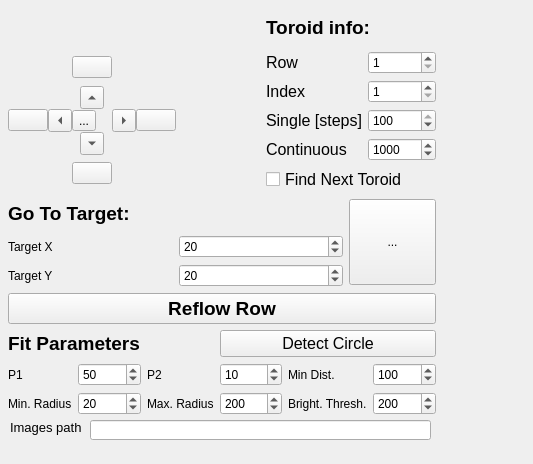
<?xml version="1.0" encoding="UTF-8"?>
<ui version="4.0">
 <class>Form</class>
 <widget class="QWidget" name="Form">
  <property name="geometry">
   <rect>
    <x>0</x>
    <y>0</y>
    <width>533</width>
    <height>464</height>
   </rect>
  </property>
  <property name="windowTitle">
   <string>Form</string>
  </property>
  <widget class="QLineEdit" name="lineEdit_filesPath">
   <property name="geometry">
    <rect>
     <x>90</x>
     <y>420</y>
     <width>341</width>
     <height>20</height>
    </rect>
   </property>
  </widget>
  <widget class="QLabel" name="label_filesPath">
   <property name="geometry">
    <rect>
     <x>10</x>
     <y>412</y>
     <width>121</width>
     <height>31</height>
    </rect>
   </property>
   <property name="font">
    <font>
     <pointsize>10</pointsize>
    </font>
   </property>
   <property name="text">
    <string>Images path</string>
   </property>
  </widget>
  <widget class="QWidget" name="layoutWidget">
   <property name="geometry">
    <rect>
     <x>0</x>
     <y>0</y>
     <width>436</width>
     <height>415</height>
    </rect>
   </property>
   <layout class="QVBoxLayout" name="verticalLayout">
    <property name="leftMargin">
     <number>8</number>
    </property>
    <property name="topMargin">
     <number>9</number>
    </property>
    <item>
     <layout class="QGridLayout" name="gridLayout_5">
      <item row="2" column="3" alignment="Qt::AlignHCenter|Qt::AlignVCenter">
       <widget class="QToolButton" name="toolButton_goToTarget">
        <property name="sizePolicy">
         <sizepolicy hsizetype="Expanding" vsizetype="Expanding">
          <horstretch>0</horstretch>
          <verstretch>0</verstretch>
         </sizepolicy>
        </property>
        <property name="minimumSize">
         <size>
          <width>87</width>
          <height>86</height>
         </size>
        </property>
        <property name="text">
         <string>...</string>
        </property>
        <property name="icon">
         <iconset>
          <activeon>icons/bullsEyeIcon.png</activeon>
         </iconset>
        </property>
        <property name="iconSize">
         <size>
          <width>80</width>
          <height>80</height>
         </size>
        </property>
       </widget>
      </item>
      <item row="2" column="0" colspan="3">
       <layout class="QGridLayout" name="gridLayout_4">
        <item row="2" column="1">
         <widget class="QSpinBox" name="spinBox_targetY">
          <property name="maximum">
           <number>2000</number>
          </property>
          <property name="value">
           <number>20</number>
          </property>
         </widget>
        </item>
        <item row="2" column="0">
         <widget class="QLabel" name="label_targetY">
          <property name="text">
           <string>Target Y</string>
          </property>
         </widget>
        </item>
        <item row="1" column="1">
         <widget class="QSpinBox" name="spinBox_targetX">
          <property name="maximum">
           <number>2000</number>
          </property>
          <property name="value">
           <number>20</number>
          </property>
         </widget>
        </item>
        <item row="1" column="0">
         <widget class="QLabel" name="label_targetX">
          <property name="text">
           <string>Target X</string>
          </property>
         </widget>
        </item>
        <item row="0" column="0" colspan="2">
         <widget class="QLabel" name="label_goto_target">
          <property name="font">
           <font>
            <pointsize>14</pointsize>
            <weight>75</weight>
            <bold>true</bold>
           </font>
          </property>
          <property name="text">
           <string>Go To Target:</string>
          </property>
         </widget>
        </item>
       </layout>
      </item>
      <item row="0" column="0" rowspan="2">
       <layout class="QGridLayout" name="gridLayout">
        <property name="sizeConstraint">
         <enum>QLayout::SetMinimumSize</enum>
        </property>
        <property name="spacing">
         <number>0</number>
        </property>
        <item row="4" column="2">
         <widget class="QToolButton" name="toolButton_triggerLaser">
          <property name="sizePolicy">
           <sizepolicy hsizetype="Maximum" vsizetype="Maximum">
            <horstretch>0</horstretch>
            <verstretch>0</verstretch>
           </sizepolicy>
          </property>
          <property name="text">
           <string>...</string>
          </property>
          <property name="icon">
           <iconset>
            <activeon>icons/laserIcon.png</activeon>
           </iconset>
          </property>
          <property name="iconSize">
           <size>
            <width>40</width>
            <height>40</height>
           </size>
          </property>
         </widget>
        </item>
        <item row="4" column="1">
         <widget class="QToolButton" name="toolButton_leftArrow">
          <property name="sizePolicy">
           <sizepolicy hsizetype="Maximum" vsizetype="Maximum">
            <horstretch>0</horstretch>
            <verstretch>0</verstretch>
           </sizepolicy>
          </property>
          <property name="text">
           <string>...</string>
          </property>
          <property name="arrowType">
           <enum>Qt::LeftArrow</enum>
          </property>
         </widget>
        </item>
        <item row="5" column="2" alignment="Qt::AlignHCenter">
         <widget class="QToolButton" name="toolButton_downArrow">
          <property name="text">
           <string>...</string>
          </property>
          <property name="arrowType">
           <enum>Qt::DownArrow</enum>
          </property>
         </widget>
        </item>
        <item row="4" column="3">
         <widget class="QToolButton" name="toolButton_rightArrow">
          <property name="sizePolicy">
           <sizepolicy hsizetype="Maximum" vsizetype="Maximum">
            <horstretch>0</horstretch>
            <verstretch>0</verstretch>
           </sizepolicy>
          </property>
          <property name="text">
           <string>...</string>
          </property>
          <property name="arrowType">
           <enum>Qt::RightArrow</enum>
          </property>
         </widget>
        </item>
        <item row="2" column="2" alignment="Qt::AlignHCenter">
         <widget class="QToolButton" name="toolButton_upArrow">
          <property name="sizePolicy">
           <sizepolicy hsizetype="Maximum" vsizetype="Maximum">
            <horstretch>0</horstretch>
            <verstretch>0</verstretch>
           </sizepolicy>
          </property>
          <property name="text">
           <string>...</string>
          </property>
          <property name="arrowType">
           <enum>Qt::UpArrow</enum>
          </property>
         </widget>
        </item>
        <item row="4" column="4">
         <widget class="QPushButton" name="pushButton_rightRightArrow">
          <property name="sizePolicy">
           <sizepolicy hsizetype="Fixed" vsizetype="Fixed">
            <horstretch>0</horstretch>
            <verstretch>0</verstretch>
           </sizepolicy>
          </property>
          <property name="text">
           <string/>
          </property>
          <property name="icon">
           <iconset>
            <normalon>icons/right_arrow.png</normalon>
           </iconset>
          </property>
          <property name="iconSize">
           <size>
            <width>14</width>
            <height>14</height>
           </size>
          </property>
         </widget>
        </item>
        <item row="1" column="2" alignment="Qt::AlignHCenter|Qt::AlignVCenter">
         <widget class="QPushButton" name="pushButton_upUpArrow">
          <property name="enabled">
           <bool>true</bool>
          </property>
          <property name="sizePolicy">
           <sizepolicy hsizetype="Maximum" vsizetype="Preferred">
            <horstretch>0</horstretch>
            <verstretch>0</verstretch>
           </sizepolicy>
          </property>
          <property name="layoutDirection">
           <enum>Qt::LeftToRight</enum>
          </property>
          <property name="autoFillBackground">
           <bool>false</bool>
          </property>
          <property name="text">
           <string/>
          </property>
          <property name="icon">
           <iconset>
            <normalon>icons/up_arrow.png</normalon>
           </iconset>
          </property>
          <property name="iconSize">
           <size>
            <width>14</width>
            <height>14</height>
           </size>
          </property>
         </widget>
        </item>
        <item row="4" column="0">
         <widget class="QPushButton" name="pushButton_leftLeftArrow">
          <property name="sizePolicy">
           <sizepolicy hsizetype="Fixed" vsizetype="Fixed">
            <horstretch>0</horstretch>
            <verstretch>0</verstretch>
           </sizepolicy>
          </property>
          <property name="text">
           <string/>
          </property>
          <property name="icon">
           <iconset>
            <normalon>icons/left_arrow.png</normalon>
           </iconset>
          </property>
          <property name="iconSize">
           <size>
            <width>14</width>
            <height>14</height>
           </size>
          </property>
         </widget>
        </item>
        <item row="6" column="2" alignment="Qt::AlignHCenter|Qt::AlignVCenter">
         <widget class="QPushButton" name="pushButton_downDownArrow">
          <property name="sizePolicy">
           <sizepolicy hsizetype="Fixed" vsizetype="Fixed">
            <horstretch>0</horstretch>
            <verstretch>0</verstretch>
           </sizepolicy>
          </property>
          <property name="text">
           <string/>
          </property>
          <property name="icon">
           <iconset>
            <normalon>icons/down_arrow.png</normalon>
           </iconset>
          </property>
          <property name="iconSize">
           <size>
            <width>14</width>
            <height>14</height>
           </size>
          </property>
          <property name="checkable">
           <bool>false</bool>
          </property>
          <property name="autoDefault">
           <bool>false</bool>
          </property>
         </widget>
        </item>
        <item row="0" column="2">
         <spacer name="horizontalSpacer">
          <property name="orientation">
           <enum>Qt::Horizontal</enum>
          </property>
          <property name="sizeType">
           <enum>QSizePolicy::Preferred</enum>
          </property>
          <property name="sizeHint" stdset="0">
           <size>
            <width>40</width>
            <height>40</height>
           </size>
          </property>
         </spacer>
        </item>
       </layout>
      </item>
      <item row="0" column="2" rowspan="2" colspan="2">
       <layout class="QGridLayout" name="gridLayout_2">
        <item row="1" column="0">
         <widget class="QLabel" name="label_row">
          <property name="sizePolicy">
           <sizepolicy hsizetype="Preferred" vsizetype="Fixed">
            <horstretch>0</horstretch>
            <verstretch>0</verstretch>
           </sizepolicy>
          </property>
          <property name="font">
           <font>
            <pointsize>12</pointsize>
            <weight>50</weight>
            <bold>false</bold>
           </font>
          </property>
          <property name="text">
           <string>Row</string>
          </property>
         </widget>
        </item>
        <item row="4" column="0">
         <widget class="QLabel" name="label_single_step">
          <property name="font">
           <font>
            <pointsize>12</pointsize>
            <weight>50</weight>
            <bold>false</bold>
           </font>
          </property>
          <property name="text">
           <string>Single [steps]</string>
          </property>
         </widget>
        </item>
        <item row="4" column="1">
         <widget class="QSpinBox" name="spinBox_nSteps">
          <property name="minimum">
           <number>0</number>
          </property>
          <property name="maximum">
           <number>100</number>
          </property>
          <property name="singleStep">
           <number>10</number>
          </property>
          <property name="value">
           <number>100</number>
          </property>
         </widget>
        </item>
        <item row="1" column="1">
         <widget class="QSpinBox" name="spinBox">
          <property name="sizePolicy">
           <sizepolicy hsizetype="Minimum" vsizetype="Fixed">
            <horstretch>0</horstretch>
            <verstretch>0</verstretch>
           </sizepolicy>
          </property>
          <property name="minimum">
           <number>1</number>
          </property>
          <property name="maximum">
           <number>2</number>
          </property>
         </widget>
        </item>
        <item row="3" column="0">
         <widget class="QLabel" name="label_index">
          <property name="font">
           <font>
            <pointsize>12</pointsize>
            <weight>50</weight>
            <bold>false</bold>
           </font>
          </property>
          <property name="text">
           <string>Index</string>
          </property>
         </widget>
        </item>
        <item row="0" column="0" colspan="2">
         <widget class="QLabel" name="label_toroid_info">
          <property name="font">
           <font>
            <pointsize>14</pointsize>
            <weight>75</weight>
            <bold>true</bold>
           </font>
          </property>
          <property name="text">
           <string>Toroid info:</string>
          </property>
         </widget>
        </item>
        <item row="7" column="0" colspan="2">
         <widget class="QCheckBox" name="checkBox_findNextToroid">
          <property name="font">
           <font>
            <pointsize>12</pointsize>
           </font>
          </property>
          <property name="text">
           <string>Find Next Toroid</string>
          </property>
         </widget>
        </item>
        <item row="3" column="1">
         <widget class="QSpinBox" name="spinBox_toroidIndex">
          <property name="minimum">
           <number>1</number>
          </property>
          <property name="maximum">
           <number>32</number>
          </property>
         </widget>
        </item>
        <item row="5" column="1">
         <widget class="QSpinBox" name="spinBox_cSteps">
          <property name="maximum">
           <number>32000</number>
          </property>
          <property name="singleStep">
           <number>500</number>
          </property>
          <property name="value">
           <number>1000</number>
          </property>
         </widget>
        </item>
        <item row="5" column="0">
         <widget class="QLabel" name="label_continuous_step">
          <property name="font">
           <font>
            <pointsize>12</pointsize>
            <weight>50</weight>
            <bold>false</bold>
           </font>
          </property>
          <property name="text">
           <string>Continuous</string>
          </property>
         </widget>
        </item>
       </layout>
      </item>
     </layout>
    </item>
    <item>
     <widget class="QPushButton" name="pushButton_reflowRow">
      <property name="font">
       <font>
        <pointsize>14</pointsize>
        <weight>75</weight>
        <bold>true</bold>
       </font>
      </property>
      <property name="text">
       <string>Reflow Row</string>
      </property>
     </widget>
    </item>
    <item>
     <layout class="QGridLayout" name="gridLayout_3">
      <item row="0" column="3" colspan="3">
       <widget class="QPushButton" name="pushButton_showFit">
        <property name="font">
         <font>
          <pointsize>12</pointsize>
         </font>
        </property>
        <property name="text">
         <string>Detect Circle</string>
        </property>
       </widget>
      </item>
      <item row="1" column="4">
       <widget class="QLabel" name="label_min_dist">
        <property name="text">
         <string>Min Dist.</string>
        </property>
       </widget>
      </item>
      <item row="1" column="1">
       <widget class="QSpinBox" name="spinBox_P1">
        <property name="maximum">
         <number>5000</number>
        </property>
        <property name="value">
         <number>50</number>
        </property>
       </widget>
      </item>
      <item row="2" column="5">
       <widget class="QSpinBox" name="spinBox_brightnessThreshold">
        <property name="maximum">
         <number>5000</number>
        </property>
        <property name="value">
         <number>200</number>
        </property>
       </widget>
      </item>
      <item row="0" column="0" colspan="3">
       <widget class="QLabel" name="label_fit_parameters">
        <property name="font">
         <font>
          <pointsize>14</pointsize>
          <weight>75</weight>
          <bold>true</bold>
         </font>
        </property>
        <property name="text">
         <string>Fit Parameters</string>
        </property>
       </widget>
      </item>
      <item row="1" column="5">
       <widget class="QSpinBox" name="spinBox_minDist">
        <property name="maximum">
         <number>5000</number>
        </property>
        <property name="value">
         <number>100</number>
        </property>
       </widget>
      </item>
      <item row="1" column="0">
       <widget class="QLabel" name="label_p1">
        <property name="text">
         <string>P1</string>
        </property>
        <property name="margin">
         <number>5</number>
        </property>
       </widget>
      </item>
      <item row="1" column="3">
       <widget class="QSpinBox" name="spinBox_P2">
        <property name="maximum">
         <number>5000</number>
        </property>
        <property name="value">
         <number>10</number>
        </property>
       </widget>
      </item>
      <item row="1" column="2">
       <widget class="QLabel" name="label_p2">
        <property name="text">
         <string>P2</string>
        </property>
       </widget>
      </item>
      <item row="2" column="1">
       <widget class="QSpinBox" name="spinBox_minRadius">
        <property name="maximum">
         <number>1000</number>
        </property>
        <property name="value">
         <number>20</number>
        </property>
       </widget>
      </item>
      <item row="2" column="3">
       <widget class="QSpinBox" name="spinBox_maxRadius">
        <property name="maximum">
         <number>1000</number>
        </property>
        <property name="singleStep">
         <number>20</number>
        </property>
        <property name="value">
         <number>200</number>
        </property>
       </widget>
      </item>
      <item row="2" column="4">
       <widget class="QLabel" name="label_bright_threshold">
        <property name="text">
         <string>Bright. Thresh.</string>
        </property>
       </widget>
      </item>
      <item row="2" column="2">
       <widget class="QLabel" name="label_max_radius">
        <property name="text">
         <string>Max. Radius</string>
        </property>
       </widget>
      </item>
      <item row="2" column="0">
       <widget class="QLabel" name="label_min_radius">
        <property name="text">
         <string>Min. Radius</string>
        </property>
       </widget>
      </item>
     </layout>
    </item>
   </layout>
  </widget>
 </widget>
 <resources/>
 <connections/>
</ui>
